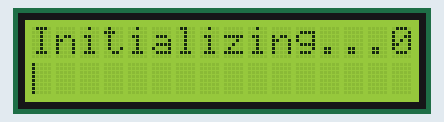
Bench run of a sketch on a simulated Arduino Uno, built with avr-gcc and run on an emulated ATmega328P. Shown: 16×2 character LCD.

Above: at 0.1 s.
At 2.0 s:
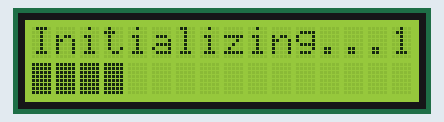
At 4.0 s:
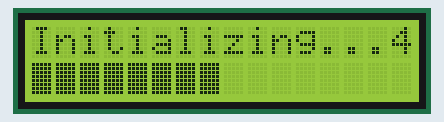
At 8.1 s:
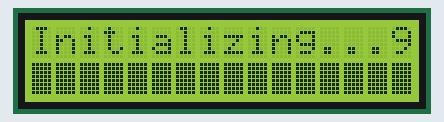
At 12.22 s:
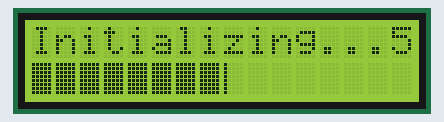
At 16.3 s:
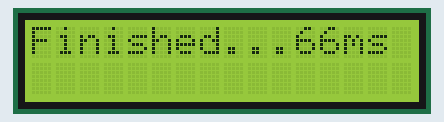

The sketch:

LCD20x4_Progressbar.ino
```cpp
#include <LiquidCrystal.h>

LiquidCrystal lcd(12, 11, 5, 4, 3, 2); // -- creating LCD instance

int lcdCols = 16;
int lcdRows = 2;
unsigned long startTime, finishedTime, elapsedTime;

//Create the progress bar characters
byte percent20[8] = {  B10000,  B10000,  B10000,  B10000,  B10000,  B10000,  B10000,  B10000,};
byte percent40[8] = {  B11000,  B11000,  B11000,  B11000,  B11000,  B11000,  B11000,  B11000,};
byte percent60[8] = {  B11100,  B11100,  B11100,  B11100,  B11100,  B11100,  B11100,  B11100,};
byte percent80[8] = {  B11110,  B11110,  B11110,  B11110,  B11110,  B11110,  B11110,  B11110,};
byte percent100[8] = { B11111,  B11111,  B11111,  B11111,  B11111,  B11111,  B11111,  B11111,};

void setup() {
  startTime = millis();
  //Set up the LCDs number of columns and rows:
  lcd.begin(lcdCols, lcdRows);

  //save created custom characters for progressbar percentage with corresponding indexes
  lcd.createChar(0, percent20);
  lcd.createChar(1, percent40);
  lcd.createChar(2, percent60);
  lcd.createChar(3, percent80);
  lcd.createChar(4, percent100);

  finishedTime = millis();
  elapsedTime = finishedTime - startTime;
  intialize(elapsedTime);
}


void intialize(long delayTime) {

  //Iterate through each character on the second line
  for (int i = 0; i < lcdCols; i++) {
    int percent = (100.0 * i) / lcdCols;  //lets calculate percentage by current column index
    lcd.setCursor(0, 0);
    lcd.print("Initializing...");
    //lcd.setCursor(16, 0);
    lcd.print(percent);
    lcd.print("%");

    //Move cursor to second line where progressbar rows created
    lcd.setCursor(0, 1);
    //Iterate through each progress value for each character
    for (int j = 0; j < 5; j++) {
      lcd.setCursor(i, 1); //Move the cursor to this location
      lcd.write(j);        //update progress bar
      //delay(delayTime);          //wait
      delay(100);  //create dummy waiting time because as we can see, it takes only 0 ms during setup method initialization
    }
  }
  lcd.clear();
}

void loop() {
  intialize(elapsedTime);
  lcd.home();
  lcd.print("Finished...");
  lcd.print(elapsedTime);
  lcd.print("ms");
   delay(1000);
}
```

Measured:
- by itself, everything shown: repeats every 9.1 s, in 81 steps
- what the display in image 5 shows lasts 1.0 s, from 16.2 s to 17.2 s
